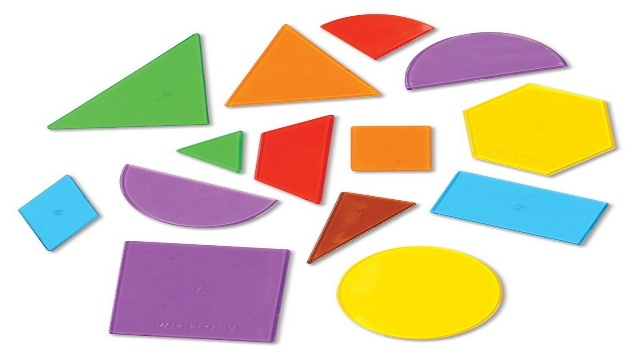
#> input picture shape2R.jpg, 640 x 360 px, found by its file name
$ python '2.Image matricielle.py'
#> lines starting #> are read from the running program, lines starting #| are printed output that depends on the picture
import cv2
from skimage.measure import profile_line
import matplotlib.pyplot as plt

# image path
path = r'..\shape2R.jpg'
# using imread()
img = cv2.imread(path)
#> img is the input picture: shape (360, 640, 3); mean B, G, R 189.7, 210.2, 223.5
# get dimensions of image
dimensions = img.shape
#> dimensions = (360, 640, 3)
# height, width, number of channels in image
height = img.shape[0]
#> height = 360
width = img.shape[1]
#> width = 640
channels = img.shape[2]
#> channels = 3
print('Image Dimension : ', dimensions)
#| Image Dimension :  (360, 640, 3)
print('Image Height: ', height)
#| Image Height:  360
print('Image Width: ', width)
#| Image Width:  640
print('Number of Channels : ', channels)
#| Number of Channels :  3
# Total number of pixels on the image
sizeImage=img.size
#> sizeImage = 691200
print('number of pixels   : ', sizeImage)
#| number of pixels   :  691200
# reading image to be resized
# using imread()
path2 = r'..\Savednature.png'
img2 = cv2.imread(path2)
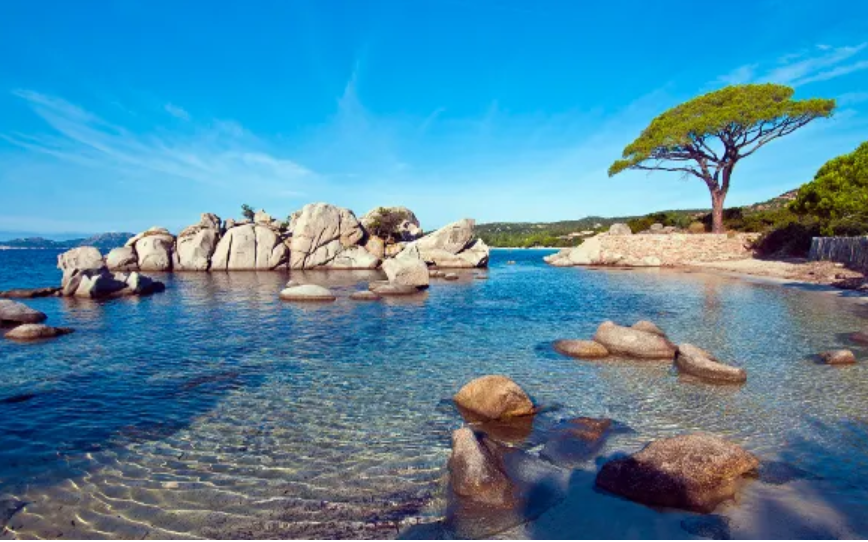
#> input picture Savednature.png, 868 x 542 px, found by its file name
#> img2 is the input picture: shape (542, 868, 3); mean B, G, R 164.6, 136.5, 80.1
# resize image then display
img2Res=cv2.resize(img2,(width,height))
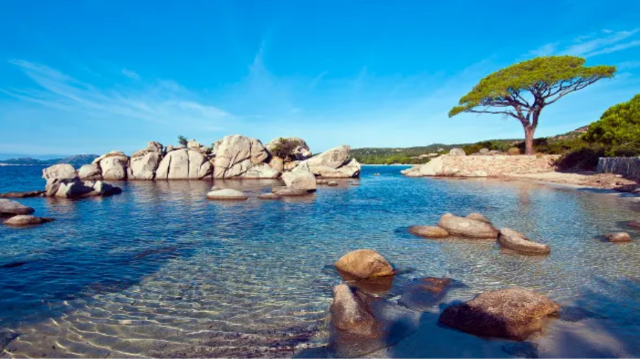
#> img2Res: shape (360, 640, 3); mean B, G, R 164.4, 136.3, 80
cv2.imshow('img2Res', img2Res)
# région d’intérêt
ROI=img[8:100,100:200]
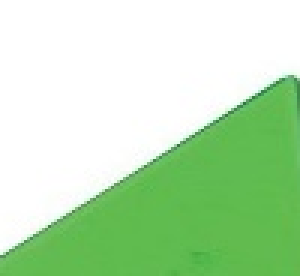
#> ROI: shape (92, 100, 3) (shown 3 times larger); mean B, G, R 182.6, 226.1, 188.8
cv2.imshow("partie",ROI)
#Profil d’intensité
p=profile_line(img,(0,0),(height,width))
#> p = 736 rows, first 8: [255, 255, 255], [255, 255, 255], [255, 255, 255], [255, 255, 255], [255, 255, 255], [255, 255, 255], [255, 255, 255], [255, 255, 255]

plt.plot(p)
plt.show()
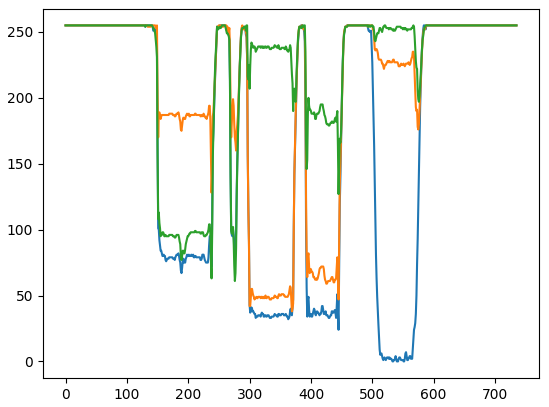
#> figure drawn by matplotlib, 1 panel; curve peaks at x = 0, y = 255; curve peaks at x = 0, y = 255; curve peaks at x = 0, y = 255


cv2.waitKey(0)
cv2.destroyAllWindows()
cv2.waitKey(1)
